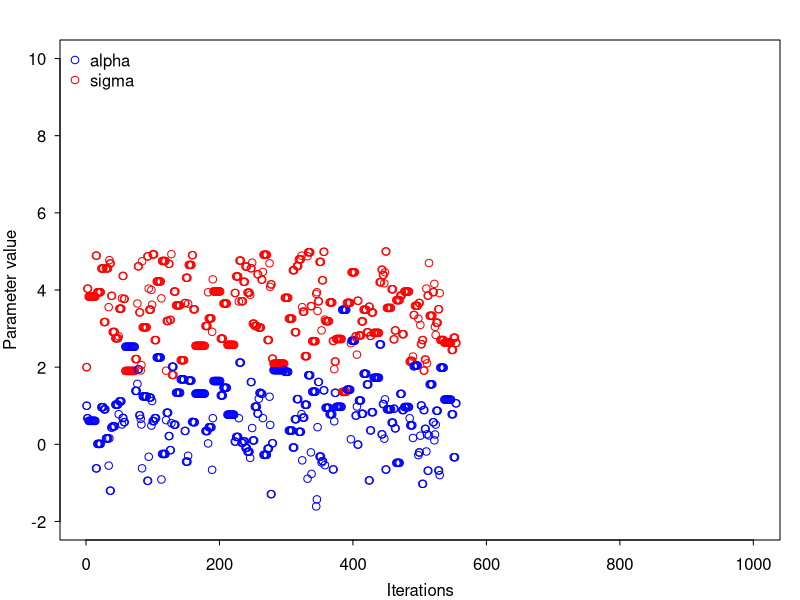

Recreate this plot in R. (Note: a time limit stopped this script after it produced the figure.)
# MCMC game

# Likelihood is:
# y[i] ~ normal(alpha, sigma^2)
# Priors are:
# alpha ~ normal(0, 2)
# sigma ~ uniform(0, 5)

rnorm(1, mean = 0, sd = 2)
runif(1, 0, 5)


# Data:
y = c(4.7, 2.1, 5.2, 0.7)

# Likelihood score
alpha = 2
sigma = 1
dnorm(y, mean = alpha, sd = sigma)
prod(dnorm(y, mean = alpha, sd = sigma))
dnorm(y, mean = alpha, sd = sigma, log = TRUE)
sum(dnorm(y, mean = alpha, sd = sigma, log = TRUE))
exp(sum(dnorm(y, mean = alpha, sd = sigma, log = TRUE)))

# Prior score
dnorm(alpha, 0, 2, log=TRUE) + dunif(sigma, 0, 5, log=TRUE)

# Total log posterior score
sum(dnorm(y, mean = alpha, sd = sigma, log = TRUE)) + dnorm(alpha, 0, 2, log=TRUE) + dunif(sigma, 0, 5, log=TRUE)

# Proper MCMC version
iter = 1000
alpha = 1
sigma = 2
par(mar=c(3,3,2,1), mgp=c(2,.7,0), tck=-.01,las=1)
plot(1,alpha,xlim=c(1,iter), ylim = c(-2,10), col = 'blue', ylab = 'Parameter value', xlab = 'Iterations')
points(1,sigma, col = 'red')
legend('topleft', pch = 1, legend = c('alpha','sigma'), col = c('blue','red'), bty = 'n')

for(i in 1:iter) {
  alpha_new = rnorm(1, 0, 1)
  sigma_new = runif(1, 0, 5)
  
  post_score_new = sum(dnorm(y, mean = alpha_new, sd = sigma_new, log = TRUE)) + dnorm(alpha, 0, 2, log=TRUE) + dunif(sigma, 0, 5, log=TRUE)
  post_score_old = sum(dnorm(y, mean = alpha, sd = sigma, log = TRUE)) + dnorm(alpha, 0, 2, log=TRUE) + dunif(sigma, 0, 5, log=TRUE)
  
  U = runif(1)
  if(U < exp(post_score_new - post_score_old)) {
    alpha = alpha_new
    sigma = sigma_new
  }
  points(i,alpha, col='blue')
  points(i,sigma, col='red')
  Sys.sleep(0.2)

}
